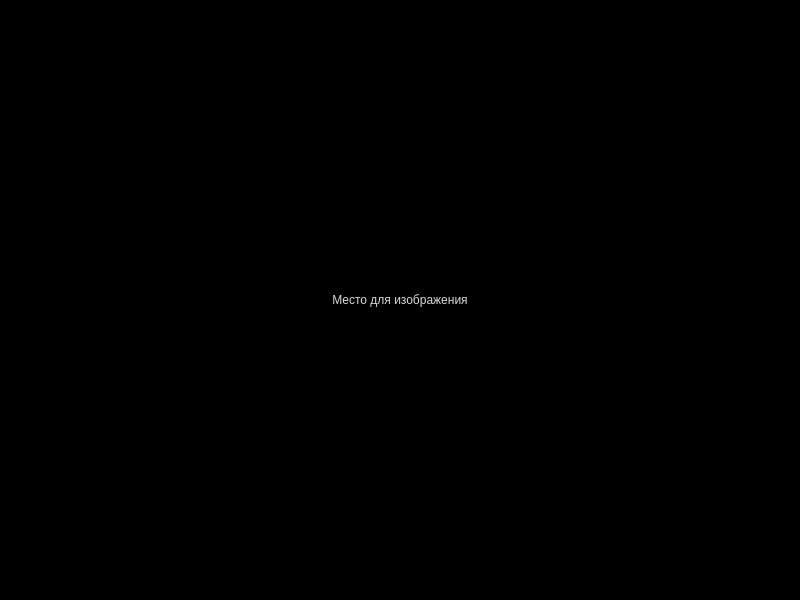
<?xml version="1.0" encoding="UTF-8"?>
<ui version="4.0">
 <class>MainWindow</class>
 <widget class="QMainWindow" name="MainWindow">
  <property name="geometry">
   <rect>
    <x>0</x>
    <y>0</y>
    <width>800</width>
    <height>600</height>
   </rect>
  </property>
  <property name="palette">
   <palette>
    <active>
     <colorrole role="WindowText">
      <brush brushstyle="SolidPattern">
       <color alpha="217">
        <red>255</red>
        <green>255</green>
        <blue>255</blue>
       </color>
      </brush>
     </colorrole>
     <colorrole role="Window">
      <brush brushstyle="SolidPattern">
       <color alpha="255">
        <red>0</red>
        <green>0</green>
        <blue>0</blue>
       </color>
      </brush>
     </colorrole>
    </active>
    <inactive>
     <colorrole role="WindowText">
      <brush brushstyle="SolidPattern">
       <color alpha="217">
        <red>255</red>
        <green>255</green>
        <blue>255</blue>
       </color>
      </brush>
     </colorrole>
     <colorrole role="Window">
      <brush brushstyle="SolidPattern">
       <color alpha="255">
        <red>0</red>
        <green>0</green>
        <blue>0</blue>
       </color>
      </brush>
     </colorrole>
    </inactive>
    <disabled>
     <colorrole role="WindowText">
      <brush brushstyle="SolidPattern">
       <color alpha="255">
        <red>190</red>
        <green>190</green>
        <blue>190</blue>
       </color>
      </brush>
     </colorrole>
     <colorrole role="Window">
      <brush brushstyle="SolidPattern">
       <color alpha="255">
        <red>0</red>
        <green>0</green>
        <blue>0</blue>
       </color>
      </brush>
     </colorrole>
    </disabled>
   </palette>
  </property>
  <property name="windowTitle">
   <string>Кошачий фотоальбом</string>
  </property>
  <widget class="QWidget" name="centralwidget">
   <widget class="QLabel" name="lbl_img">
    <property name="geometry">
     <rect>
      <x>0</x>
      <y>0</y>
      <width>800</width>
      <height>600</height>
     </rect>
    </property>
    <property name="text">
     <string>Место для изображения</string>
    </property>
    <property name="alignment">
     <set>Qt::AlignCenter</set>
    </property>
   </widget>
  </widget>
 </widget>
 <resources/>
 <connections/>
</ui>
